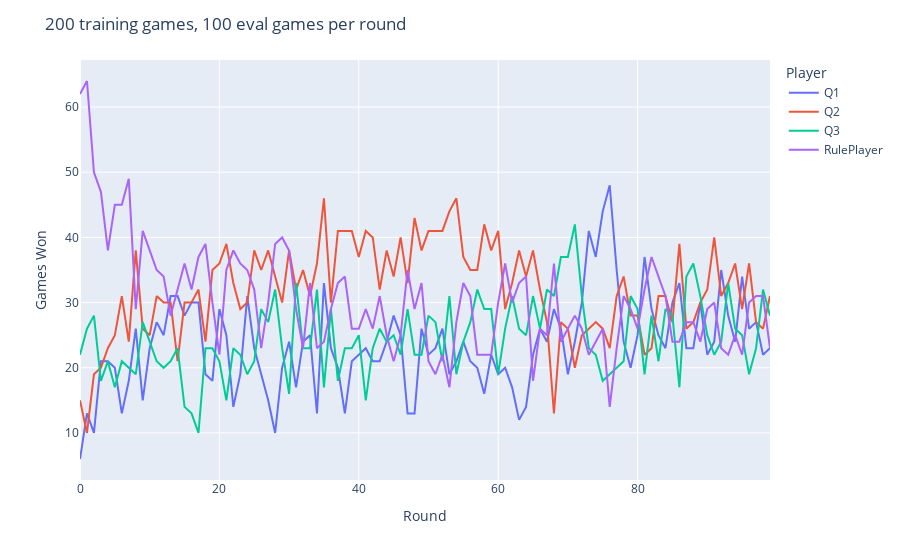

Notebook code for this chart:
### Code cell
df = pd.DataFrame()
for i in range(4):
    df[state.players[i].name] = [_[i] for _ in all_results]
fig = px.line(df)
fig.update_layout(
    title='200 training games, 100 eval games per round',
    xaxis_title='Round',
    yaxis_title='Games Won',
    legend_title='Player'
)
fig.show()

### Figure 1 — Plotly figure (JSON) as saved in the notebook; plotly's stock layout.template omitted (floating-point values rounded to 4 significant figures)
{"data": [{"hovertemplate": "variable=Q1<br>index=%{x}<br>value=%{y}<extra></extra>", "legendgroup": "Q1", "line": {"color": "#636efa", "dash": "solid"}, "marker": {"symbol": "circle"}, "mode": "lines", "name": "Q1", "orientation": "v", "showlegend": true, "type": "scatter", "x": [0, 1, 2, 3, 4, 5, 6, 7, 8, 9, 10, 11, 12, 13, 14, 15, 16, 17, 18, 19, 20, 21, 22, 23, 24, 25, 26, 27, 28, 29, 30, 31, 32, 33, 34, 35, 36, 37, 38, 39, 40, 41, 42, 43, 44, 45, 46, 47, 48, 49, 50, 51, 52, 53, 54, 55, 56, 57, 58, 59, 60, 61, 62, 63, 64, 65, 66, 67, 68, 69, 70, 71, 72, 73, 74, 75, 76, 77, 78, 79, 80, 81, 82, 83, 84, 85, 86, 87, 88, 89, 90, 91, 92, 93, 94, 95, 96, 97, 98, 99], "xaxis": "x", "y": [6, 13, 10, 21, 21, 20, 13, 18, 26, 15, 23, 27, 25, 31, 31, 28, 30, 30, 19, 18, 29, 25, 14, 19, 31, 23, 19, 15, 10, 20, 24, 17, 24, 25, 13, 33, 23, 20, 13, 21, 22, 23, 21, 21, 24, 28, 25, 13, 13, 26, 22, 23, 26, 19, 21, 24, 21, 20, 16, 22, 19, 20, 17, 12, 14, 22, 26, 24, 29, 26, 19, 24, 30, 41, 37, 44, 48, 35, 24, 20, 25, 37, 29, 25, 23, 30, 33, 23, 23, 30, 22, 24, 35, 28, 24, 34, 26, 27, 22, 23], "yaxis": "y"}, {"hovertemplate": "variable=Q2<br>index=%{x}<br>value=%{y}<extra></extra>", "legendgroup": "Q2", "line": {"color": "#EF553B", "dash": "solid"}, "marker": {"symbol": "circle"}, "mode": "lines", "name": "Q2", "orientation": "v", "showlegend": true, "type": "scatter", "x": [0, 1, 2, 3, 4, 5, 6, 7, 8, 9, 10, 11, 12, 13, 14, 15, 16, 17, 18, 19, 20, 21, 22, 23, 24, 25, 26, 27, 28, 29, 30, 31, 32, 33, 34, 35, 36, 37, 38, 39, 40, 41, 42, 43, 44, 45, 46, 47, 48, 49, 50, 51, 52, 53, 54, 55, 56, 57, 58, 59, 60, 61, 62, 63, 64, 65, 66, 67, 68, 69, 70, 71, 72, 73, 74, 75, 76, 77, 78, 79, 80, 81, 82, 83, 84, 85, 86, 87, 88, 89, 90, 91, 92, 93, 94, 95, 96, 97, 98, 99], "xaxis": "x", "y": [15, 10, 19, 20, 23, 25, 31, 24, 38, 26, 25, 31, 30, 30, 21, 30, 30, 32, 24, 35, 36, 39, 33, 29, 30, 38, 35, 38, 34, 30, 38, 32, 35, 31, 36, 46, 30, 41, 41, 41, 37, 41, 40, 32, 38, 34, 40, 33, 43, 38, 41, 41, 41, 44, 46, 37, 35, 35, 42, 38, 41, 29, 33, 38, 34, 38, 32, 27, 13, 27, 26, 20, 25, 26, 27, 26, 23, 31, 34, 28, 28, 22, 23, 31, 31, 27, 39, 26, 27, 30, 32, 40, 31, 33, 36, 29, 36, 27, 26, 31], "yaxis": "y"}, {"hovertemplate": "variable=Q3<br>index=%{x}<br>value=%{y}<extra></extra>", "legendgroup": "Q3", "line": {"color": "#00cc96", "dash": "solid"}, "marker": {"symbol": "circle"}, "mode": "lines", "name": "Q3", "orientation": "v", "showlegend": true, "type": "scatter", "x": [0, 1, 2, 3, 4, 5, 6, 7, 8, 9, 10, 11, 12, 13, 14, 15, 16, 17, 18, 19, 20, 21, 22, 23, 24, 25, 26, 27, 28, 29, 30, 31, 32, 33, 34, 35, 36, 37, 38, 39, 40, 41, 42, 43, 44, 45, 46, 47, 48, 49, 50, 51, 52, 53, 54, 55, 56, 57, 58, 59, 60, 61, 62, 63, 64, 65, 66, 67, 68, 69, 70, 71, 72, 73, 74, 75, 76, 77, 78, 79, 80, 81, 82, 83, 84, 85, 86, 87, 88, 89, 90, 91, 92, 93, 94, 95, 96, 97, 98, 99], "xaxis": "x", "y": [22, 26, 28, 18, 21, 17, 21, 20, 19, 27, 24, 21, 20, 21, 23, 14, 13, 10, 23, 23, 21, 15, 23, 22, 19, 21, 29, 27, 32, 23, 16, 33, 23, 23, 32, 17, 29, 18, 23, 23, 25, 15, 23, 26, 24, 25, 22, 29, 22, 22, 28, 27, 21, 31, 19, 24, 27, 32, 29, 29, 19, 26, 31, 26, 25, 31, 26, 32, 31, 37, 37, 42, 31, 23, 22, 18, 19, 20, 21, 31, 29, 19, 28, 21, 29, 28, 17, 34, 36, 31, 25, 22, 24, 33, 26, 25, 19, 23, 32, 28], "yaxis": "y"}, {"hovertemplate": "variable=RulePlayer<br>index=%{x}<br>value=%{y}<extra></extra>", "legendgroup": "RulePlayer", "line": {"color": "#ab63fa", "dash": "solid"}, "marker": {"symbol": "circle"}, "mode": "lines", "name": "RulePlayer", "orientation": "v", "showlegend": true, "type": "scatter", "x": [0, 1, 2, 3, 4, 5, 6, 7, 8, 9, 10, 11, 12, 13, 14, 15, 16, 17, 18, 19, 20, 21, 22, 23, 24, 25, 26, 27, 28, 29, 30, 31, 32, 33, 34, 35, 36, 37, 38, 39, 40, 41, 42, 43, 44, 45, 46, 47, 48, 49, 50, 51, 52, 53, 54, 55, 56, 57, 58, 59, 60, 61, 62, 63, 64, 65, 66, 67, 68, 69, 70, 71, 72, 73, 74, 75, 76, 77, 78, 79, 80, 81, 82, 83, 84, 85, 86, 87, 88, 89, 90, 91, 92, 93, 94, 95, 96, 97, 98, 99], "xaxis": "x", "y": [62, 64, 50, 47, 38, 45, 45, 49, 29, 41, 38, 35, 34, 28, 32, 36, 32, 37, 39, 30, 22, 35, 38, 36, 35, 32, 23, 30, 39, 40, 38, 29, 23, 33, 23, 24, 29, 33, 34, 26, 26, 29, 26, 31, 25, 21, 25, 35, 29, 33, 21, 19, 22, 17, 27, 33, 31, 22, 22, 22, 30, 36, 30, 33, 34, 18, 26, 25, 36, 24, 26, 28, 26, 22, 24, 26, 14, 23, 31, 29, 26, 32, 37, 34, 31, 24, 24, 27, 27, 24, 29, 30, 23, 22, 25, 22, 30, 31, 31, 23], "yaxis": "y"}], "layout": {"legend": {"title": {"text": "Player"}, "tracegroupgap": 0}, "margin": {"t": 60}, "title": {"text": "200 training games, 100 eval games per round"}, "xaxis": {"anchor": "y", "domain": [0, 1], "title": {"text": "Round"}}, "yaxis": {"anchor": "x", "domain": [0, 1], "title": {"text": "Games Won"}}}}
